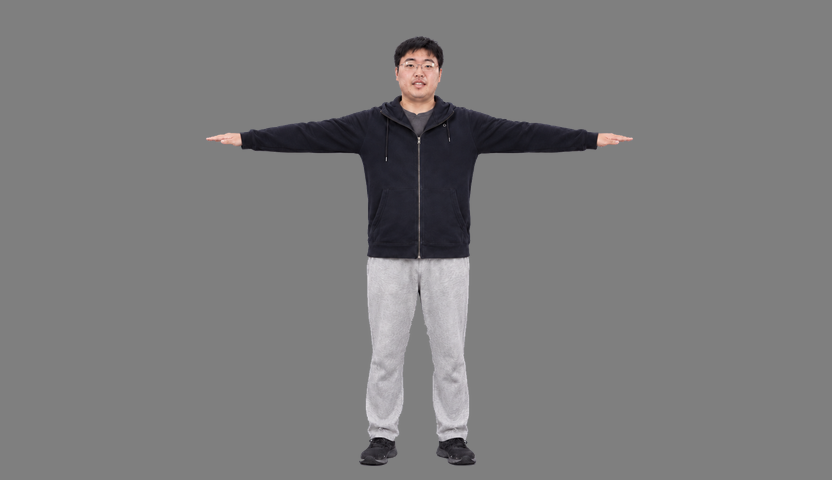
#> input picture person-assets/references/black-hoodie-reference.png, 832 x 480 px
$ python -i person_reference.py   (imports and definitions only)
#> lines starting #> are read from the running program, lines starting #| are printed output that depends on the picture; after the words box and inside, x2 and y2 are one past the last pixel; in counts of white or black regions, pixels touching at a corner belong together
#> in convert_reference, raw is the input picture: PIL image 832x480 RGB; mean R, G, B 124, 123.4, 124.1
"""Deterministic cutout and layout conversion for VACE appearance references.

Supports existing alpha, an explicit foreground mask, and border-connected
blue/solid backgrounds. Complex backgrounds need a prepared alpha or mask.
No image synthesis or pose/identity changes are performed.
"""

from pathlib import Path


def _border(array):
    import numpy as np

    return np.concatenate((array[0], array[-1], array[:, 0], array[:, -1]))


def foreground(image, mode="auto", mask=None, tolerance=24):
#> called with mode = 'auto', tolerance = 24
    import cv2
    import numpy as np
    from PIL import Image

    rgba = np.array(image.convert("RGBA"))
    alpha = rgba[:, :, 3]
#> alpha: shape (480, 832); every value is 255
    if mask is not None:
        if mask.size != image.size:
            raise ValueError("Foreground mask must match the input image size")
        supplied = np.asarray(mask.convert("L"), dtype=np.float32) / 255
        rgba[:, :, 3] = np.rint(alpha * supplied).astype(np.uint8)
        selected = "mask"
    elif mode == "keep" or (mode == "auto" and np.any(alpha < 255)):
        selected = "alpha" if np.any(alpha < 255) else "keep"
    elif mode == "alpha":
        if not np.any(alpha < 255):
            raise ValueError("Input has no effective transparency; supply --mask or a background mode")
        selected = "alpha"
    else:
        rgb = rgba[:, :, :3]
        hsv = cv2.cvtColor(rgb, cv2.COLOR_RGB2HSV)
#> hsv: shape (480, 832, 3); mean H, S, V 13.5, 4.2, 124.5
        blue = ((hsv[:, :, 0] >= 90) & (hsv[:, :, 0] <= 135) &
                (hsv[:, :, 1] >= 130) & (hsv[:, :, 2] >= 50))
#> blue: shape (480, 832) bool; every value is 0
        border = _border(rgb).astype(np.float32)
#> border = 2624 rows, first 8: [127, 127, 127], [127, 127, 127], [127, 127, 127], [127, 127, 127], [127, 127, 127], [127, 127, 127], [127, 127, 127], [127, 127, 127]
        background = np.median(border, axis=0)
#> background = [127, 127, 127]
        distance = np.linalg.norm(rgb.astype(np.float32) - background, axis=2)
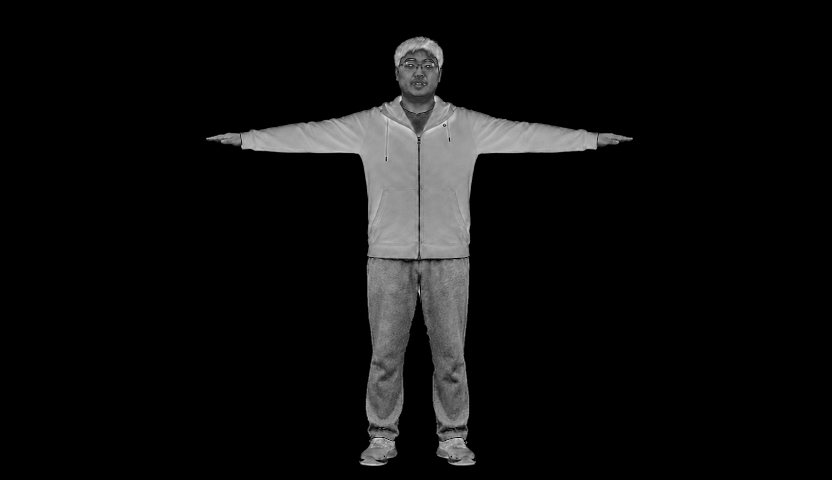
#> distance: shape (480, 832) float32; min 0, max 220, mean 14
        solid = distance <= tolerance
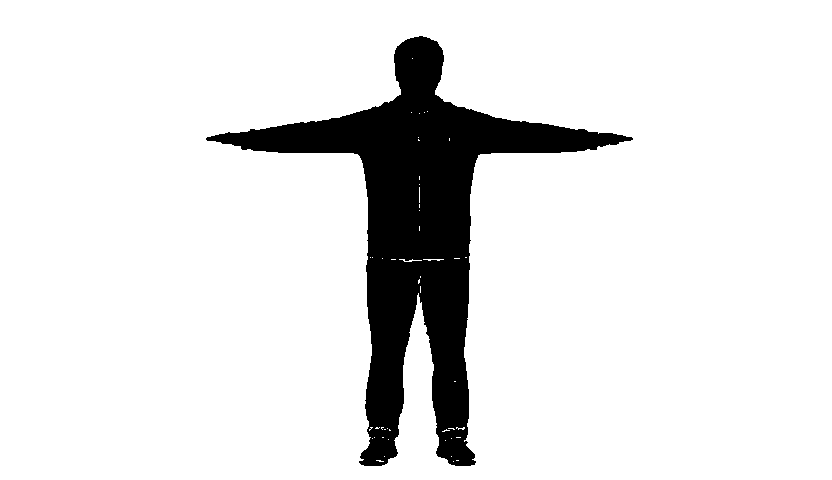
#> solid: shape (480, 832) bool; 89.2% white; 1 black region, box (x1, y1, x2, y2) and area: (206, 36, 633, 466) 43028
        selected = mode
        if mode == "auto":
            if _border(blue).mean() >= .6:
                selected = "blue"
            elif _border(solid).mean() >= .8:
                selected = "solid"
#> selected = 'solid'
            else:
                raise ValueError("Complex background: provide a transparent PNG or --mask")
        candidate = blue if selected == "blue" else solid
        _, labels = cv2.connectedComponents(candidate.astype(np.uint8), connectivity=8)
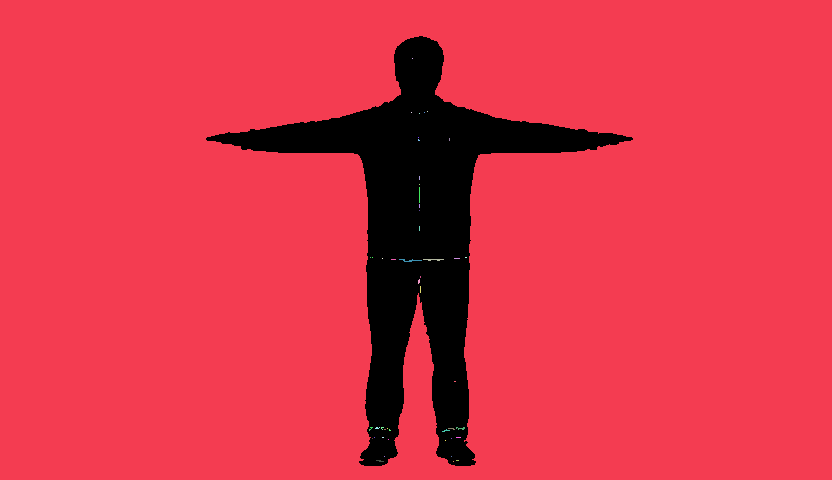
#> labels: shape (480, 832) int32; 49 distinct labels, from 0 to 48; one colour per label, 0 black
        border_labels = np.unique(_border(labels))
#> border_labels = [1]
        border_labels = border_labels[border_labels != 0]
        if not len(border_labels):
            raise ValueError("Selected background is not connected to the image border")
        kept = (~np.isin(labels, border_labels)) & (alpha > 0)
#> kept: shape (480, 832) bool; 10.8% white; 1 white region, box (x1, y1, x2, y2) and area: (206, 36, 633, 466) 43249
        count, components, stats, _ = cv2.connectedComponentsWithStats(kept.astype(np.uint8), connectivity=8)
#> count = 2; stats = [[0, 0, 832, 480, 356111], [206, 36, 427, 430, 43249]]
        if count < 2:
            raise ValueError("No foreground person remains after background removal")
        # A reference represents one person; discard detached backdrop text/noise.
        largest = 1 + int(stats[1:, cv2.CC_STAT_AREA].argmax())
#> largest = 1
        rgba[:, :, 3] = np.where(components == largest, alpha, 0)
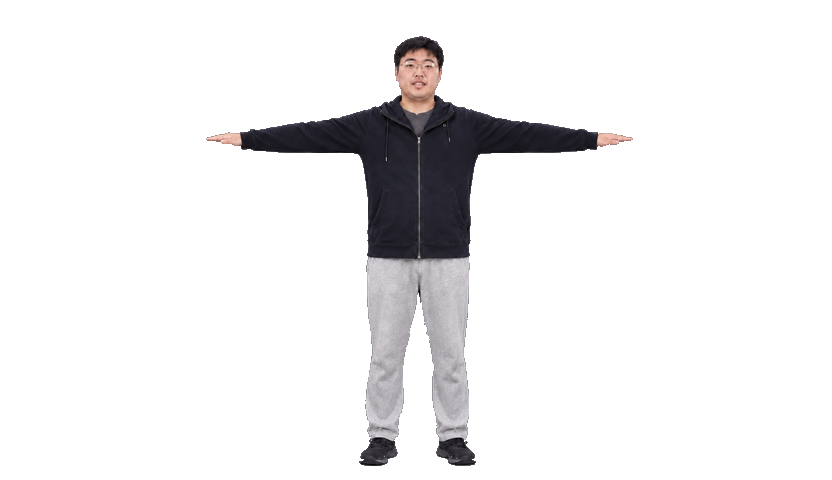
#> rgba: shape (480, 832, 4); mean R, G, B, A 124, 123.4, 124.1, 27.6; transparent parts drawn white
    result = Image.fromarray(rgba)
    result_alpha = result.getchannel("A")
    # Generated cutouts can contain almost invisible alpha dust far from the
    # person. Do not let it shrink the visible subject during canvas fitting.
    if selected == "alpha":
        bounds = result_alpha.point(lambda value: 255 if value >= 8 else 0).getbbox()
        if bounds is not None:
            bounds = (max(0, bounds[0] - 2), max(0, bounds[1] - 2),
                      min(result.width, bounds[2] + 2), min(result.height, bounds[3] + 2))
    else:
        bounds = result_alpha.getbbox()
#> bounds = (206, 36, 633, 466)
    if bounds is None:
        raise ValueError("Reference foreground is empty")
    return result, bounds, selected


def convert_reference(source, output, template=None, mask=None, mode="auto",
                      width=768, height=768, occupancy=.9, background=(127, 127, 127),
                      tolerance=24, overwrite=False):
    from PIL import Image, ImageOps

    source, output = Path(source), Path(output)
    if width <= 0 or height <= 0 or not 0 < occupancy <= 1:
        raise ValueError("Canvas dimensions must be positive; occupancy must be in (0, 1]")
    if tolerance <= 0 or len(background) != 3 or any(not 0 <= v <= 255 for v in background):
        raise ValueError("Use positive tolerance and three background channel values in [0, 255]")
    if output.suffix.lower() != ".png":
        raise ValueError("Reference output must be PNG")
    if output.exists() and not overwrite:
        raise FileExistsError(f"Output exists; pass --overwrite: {output}")
    if output.resolve() == source.resolve():
        raise ValueError("Output must not replace the source reference")
    if template and output.resolve() == Path(template).resolve():
        raise ValueError("Output must not replace the standard template")
    with Image.open(source) as raw:
        image = ImageOps.exif_transpose(raw).convert("RGBA")
    supplied = None
    if mask:
        with Image.open(mask) as raw:
            supplied = ImageOps.exif_transpose(raw).convert("L")
    cutout, bounds, selected = foreground(image, mode, supplied, tolerance)
#> bounds = (206, 36, 633, 466); selected = 'solid'
    if template:
        with Image.open(template) as raw:
            standard = ImageOps.exif_transpose(raw).convert("RGBA")
        _, target_bounds, _ = foreground(standard, "auto", tolerance=tolerance)
        x0, y0, x1, y1 = target_bounds
        target = [x0 * width / standard.width, y0 * height / standard.height,
                  x1 * width / standard.width, y1 * height / standard.height]
    else:
        margin_x, margin_y = width * (1 - occupancy) / 2, height * (1 - occupancy) / 2
        target = [margin_x, margin_y, width - margin_x, height - margin_y]
    person = cutout.crop(bounds)
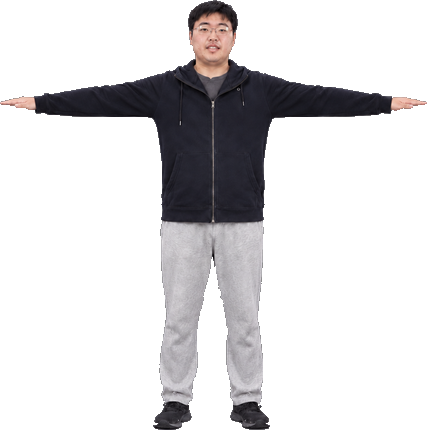
#> person: PIL image 427x430 RGBA; mean R, G, B, A 120.4, 119.2, 120.6, 60.1; transparent parts drawn white
    x0, y0, x1, y1 = target
    scale = min((x1 - x0) / person.width, (y1 - y0) / person.height)
#> scale = 1.61
    size = (max(1, round(person.width * scale)), max(1, round(person.height * scale)))
#> size = (686, 691)
    left, top = round((x0 + x1 - size[0]) / 2), round((y0 + y1 - size[1]) / 2)
#> left = 41; top = 38
    canvas = Image.new("RGBA", (width, height), (*background, 255))
    canvas.alpha_composite(person.resize(size, Image.Resampling.LANCZOS), (left, top))
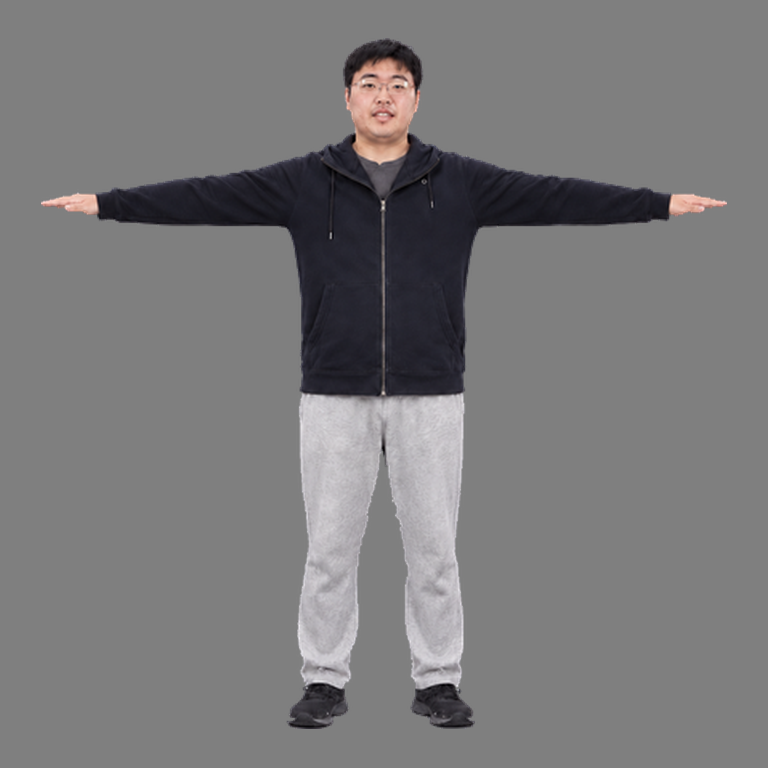
#> canvas: PIL image 768x768 RGBA; mean R, G, B, A 121.8, 120.8, 121.9, 255
    output.parent.mkdir(parents=True, exist_ok=True)
    canvas.convert("RGB").save(output)
    return dict(input=str(source.resolve()), output=str(output.resolve()),
                template=str(Path(template).resolve()) if template else None,
                background_mode=selected, source_foreground=list(bounds),
                canvas=[width, height], background=list(background),
                placement=[left, top, left + size[0], top + size[1]], scale=scale)

>>> result = convert_reference('../person-assets/references/black-hoodie-reference.png', 'out.png')
#> result = 9 items

$ run again, on person-assets/references/traffic-officer-reference.png
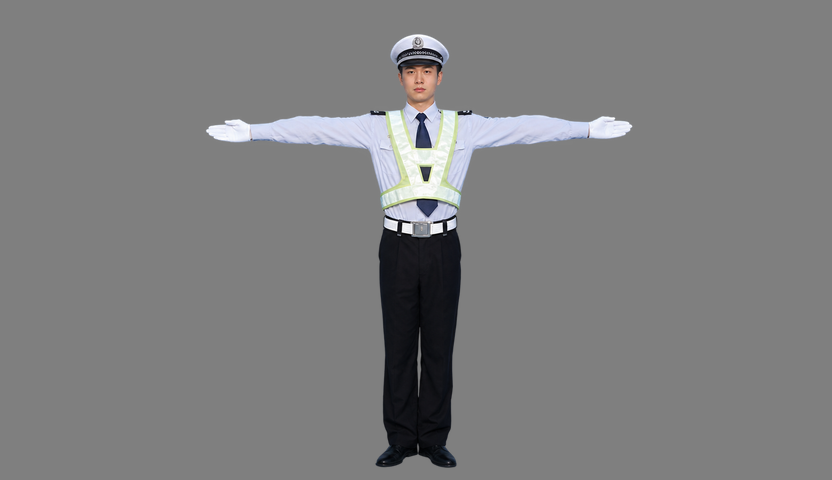
#> input picture person-assets/references/traffic-officer-reference.png, 832 x 480 px
#> in convert_reference, raw is the input picture: PIL image 832x480 RGB; mean R, G, B 126.1, 126.2, 126.9
#> alpha: shape (480, 832); every value is 255
#> hsv: shape (480, 832, 3); mean H, S, V 10.3, 4.8, 127.4
#> in foreground, `blue = ((hsv[:, :, 0] >= 90) & (hsv[:, :, 0] <= 135) & (hsv[:, :, 1] >..`:
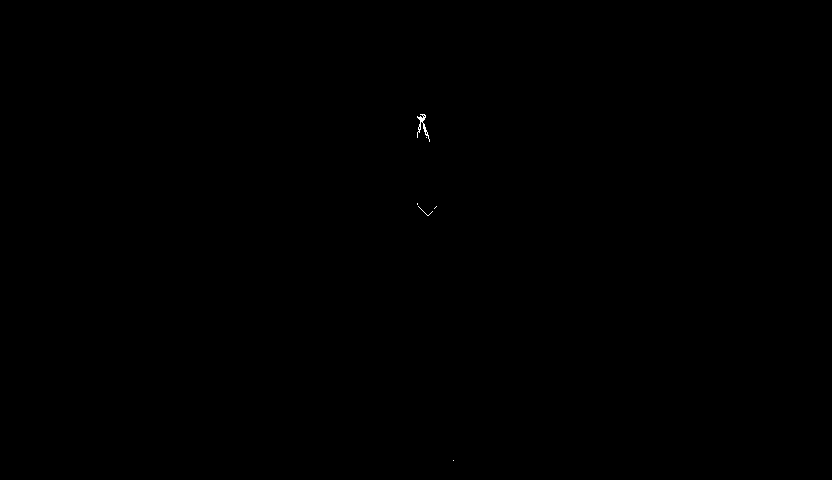
#> blue: shape (480, 832) bool; 0.03% white in thin lines or dots, all inside (x1, y1, x2, y2) = (417, 114, 454, 461)
#> border = 2624 rows, first 8: [127, 127, 127], [127, 127, 127], [127, 127, 127], [127, 127, 127], [127, 127, 127], [127, 127, 127], [127, 127, 127], [127, 127, 127]
#> background = [127, 127, 127]
#> solid: shape (480, 832) bool; 90.4% white; 2 black regions (1 under 20 px), largest, box (x1, y1, x2, y2) and area: (206, 34, 633, 468) 38469
#> in foreground, `selected = "solid"`: selected = 'solid'
#> labels: shape (480, 832) int32; 85 distinct labels, from 0 to 84
#> border_labels = [1]
#> kept: shape (480, 832) bool; 9.7% white; 1 white region, box (x1, y1, x2, y2) and area: (206, 34, 633, 468) 38814
#> count = 2; stats = [[0, 0, 832, 480, 360546], [206, 34, 427, 434, 38814]]
#> largest = 1
#> in foreground, `bounds = result_alpha.getbbox()`: bounds = (206, 34, 633, 468)
#> in convert_reference, `cutout, bounds, selected = foreground(image, mode, supplied, tolerance)`: selected = 'solid'
#> in convert_reference, `canvas.alpha_composite(person.resize(size, Image.Resampling.LANCZOS), ..`:
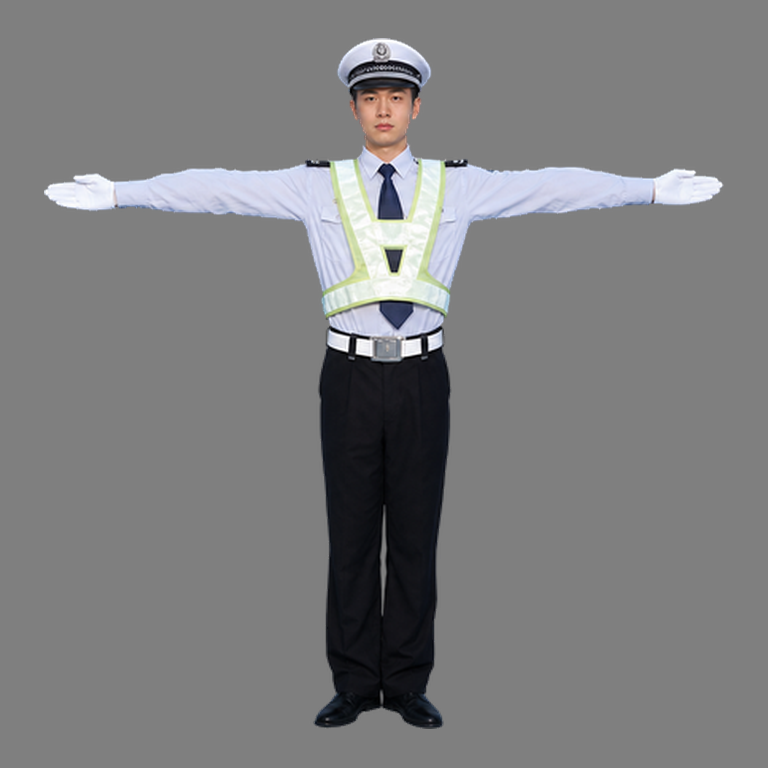
#> canvas: PIL image 768x768 RGBA; mean R, G, B, A 125.5, 125.8, 126.9, 255
#> result = 9 items
